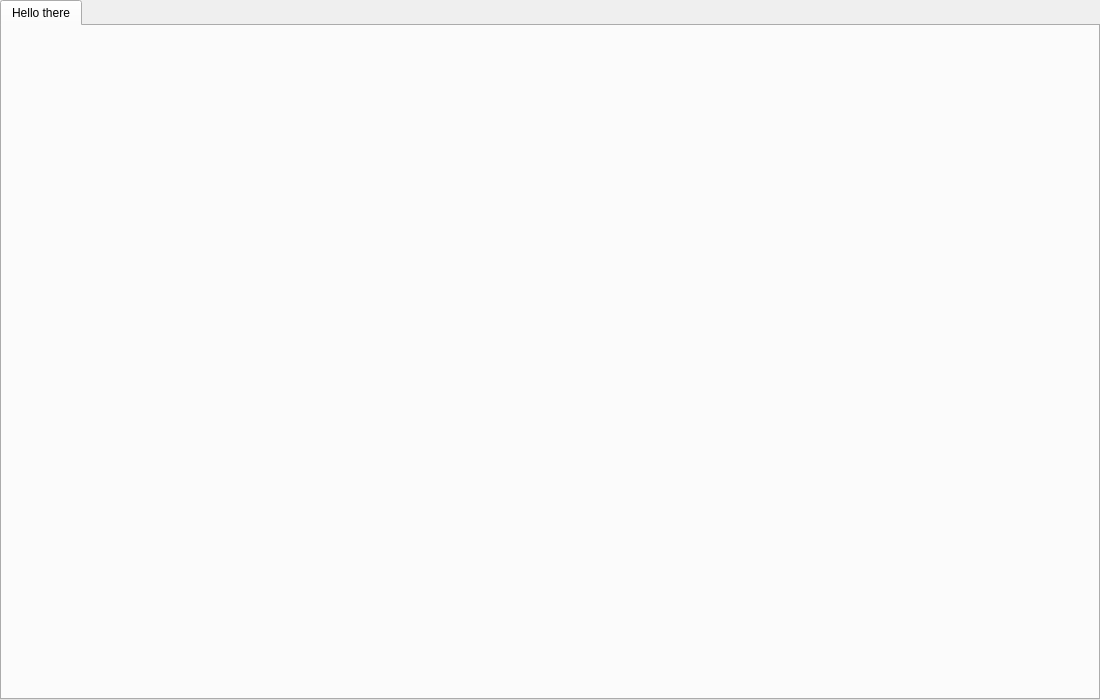
<?xml version="1.0" encoding="UTF-8"?>
<ui version="4.0">
 <class>MainWindow</class>
 <widget class="QMainWindow" name="MainWindow">
  <property name="geometry">
   <rect>
    <x>0</x>
    <y>0</y>
    <width>1100</width>
    <height>700</height>
   </rect>
  </property>
  <property name="minimumSize">
   <size>
    <width>1100</width>
    <height>700</height>
   </size>
  </property>
  <property name="maximumSize">
   <size>
    <width>1100</width>
    <height>700</height>
   </size>
  </property>
  <property name="windowTitle">
   <string>MainWindow</string>
  </property>
  <widget class="QWidget" name="centralwidget">
   <widget class="QTabWidget" name="tabWidget">
    <property name="geometry">
     <rect>
      <x>0</x>
      <y>0</y>
      <width>1100</width>
      <height>700</height>
     </rect>
    </property>
    <property name="minimumSize">
     <size>
      <width>1100</width>
      <height>700</height>
     </size>
    </property>
    <property name="maximumSize">
     <size>
      <width>1100</width>
      <height>700</height>
     </size>
    </property>
    <widget class="QWidget" name="linear_tab">
     <attribute name="title">
      <string>Hello there</string>
     </attribute>
    </widget>
   </widget>
  </widget>
 </widget>
 <resources/>
 <connections/>
</ui>
